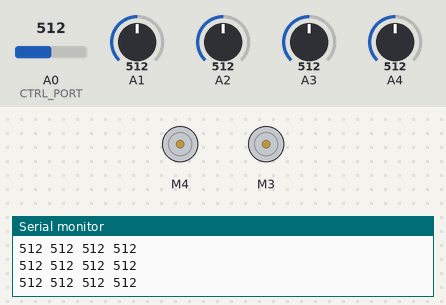
A sketch run on a simulated Arduino Uno, built with avr-gcc and run on an emulated ATmega328P. Parts: 2 × DC motor (green arrow = forward, orange = backward, longer = faster), the last lines printed to the serial monitor. Inputs (shaded band) come from the test bench; at power-on: A0 (CTRL_PORT) = 512, A2 = 512, A1 = 512, A3 = 512, A4 = 512.

Above: at 1.2 s.
1.3 s: A0 (CTRL_PORT) set to 66
4.3 s: A0 (CTRL_PORT) set to 52
At 4.6 s:
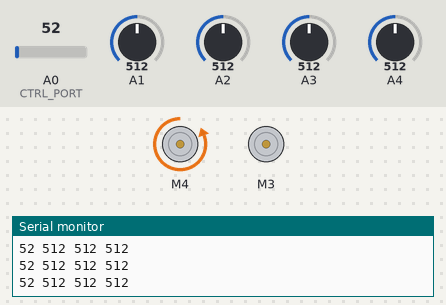
5.8 s: A2 set to 64
7.3 s: A2 set to 56
At 8.5 s:
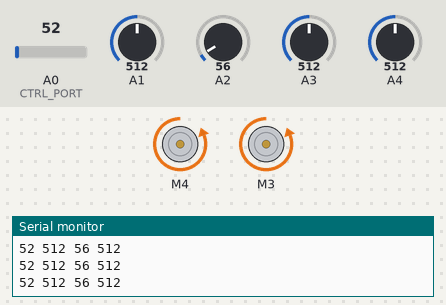
8.8 s: A1 set to 63
11.8 s: A1 set to 55
At 12.9 s:
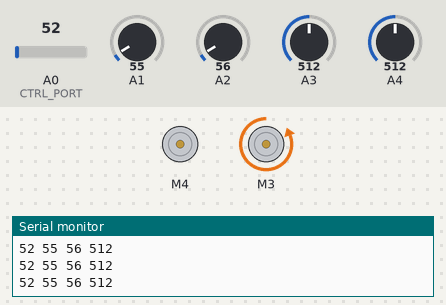
Timing chart, 0 to 14.3 s (numbered marks = the images above; inputs shaded):
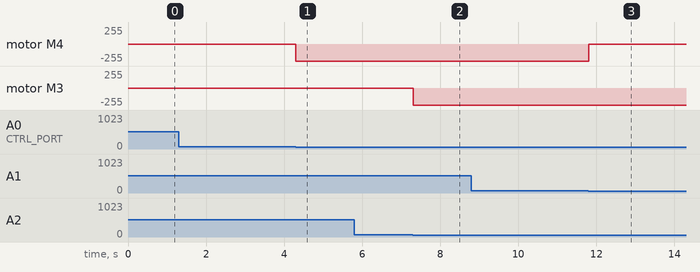

The sketch:

motor_driver.ino
```cpp
#include <AFMotor.h>

AF_DCMotor motor_left(4);
AF_DCMotor motor_right(3);

void setup() {
  Serial.begin(9600);
  Serial.println("Serial initialized");
  motor_left.setSpeed(255);
  motor_left.run(RELEASE);
  motor_right.setSpeed(255);
  motor_right.run(RELEASE);

  pinMode(A0, INPUT); // CTRL PORT

  // MOTOR PORTS
  pinMode(A1, INPUT);
  pinMode(A2, INPUT);
  pinMode(A3, INPUT);
  pinMode(A4, INPUT);
}

void loop() {
  // Wait until raspberry is not initialized
  if (analogRead(A4) > 500) {
    if (analogRead(A0) < 60 && analogRead(A1) < 60) {
      motor_left.run(RELEASE);
    } else if (analogRead(A0) > 500 && analogRead(A1) < 60) {
      motor_left.run(FORWARD);
    } else if (analogRead(A0) < 60 && analogRead(A1) > 500) {
      motor_left.run(BACKWARD);
    } else if (analogRead(A0) > 500 && analogRead(A1) > 500) {
      motor_left.run(RELEASE);
    }

    if (analogRead(A2) < 60 && analogRead(A3) < 60) {
      motor_right.run(RELEASE);
    } else if (analogRead(A2) > 500 && analogRead(A3) < 60) {
      motor_right.run(FORWARD);
    } else if (analogRead(A2) < 60 && analogRead(A3) > 500) {
      motor_right.run(BACKWARD);
    } else if (analogRead(A2) > 500 && analogRead(A3) > 500) {
      motor_right.run(RELEASE);
    }

    Serial.print(analogRead(A0));
    Serial.print(" ");
    Serial.print(analogRead(A1));
    Serial.print(" ");
    Serial.print(analogRead(A2));
    Serial.print(" ");
    Serial.println(analogRead(A3));
    delay(10);
  } else {
    Serial.println(analogRead(A4));
    delay(10);
  }
}
```

Measured:
- the behaviour switches between 60 and 59 on A0 (CTRL_PORT) (found by bisection; images 0 and 1)
- the behaviour switches between 60 and 59 on A2 (found by bisection; images 1 and 2)
- the behaviour switches between 60 and 59 on A1 (found by bisection; images 2 and 3)
- after the input at 4.3 s, motor M4: stopped → backward 255/255 at once
- after the input at 7.3 s, motor M3: stopped → backward 255/255 at once
- after the input at 11.8 s, motor M4: backward 255/255 → stopped at once
